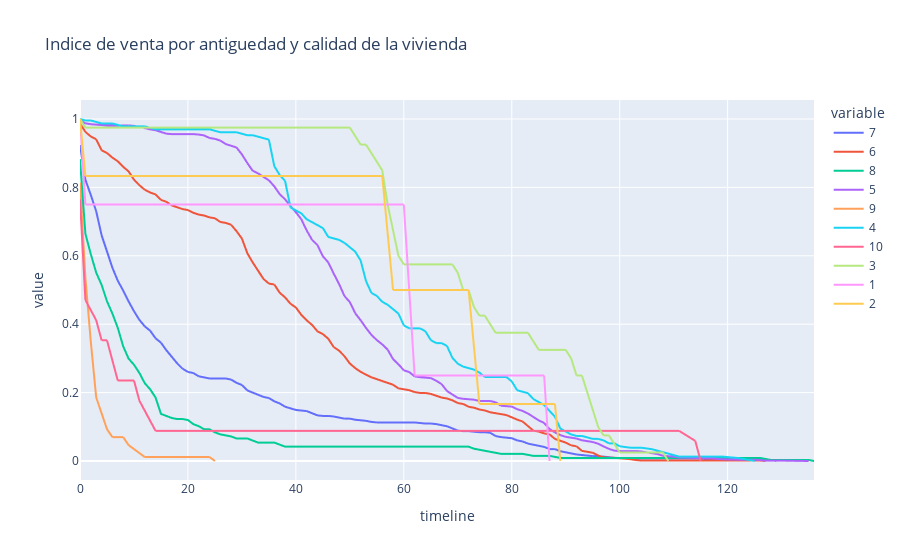

The cell this chart's notebook holds for it:
### Markdown cell above
BldgType: Type of dwelling
		
       1Fam	Single-family Detached	
       2FmCon	Two-family Conversion; originally built as one-family dwelling
       Duplx	Duplex
       TwnhsE	Townhouse End Unit
       TwnhsI	Townhouse Inside Unit

### Code cell
rates, logrank= survival(data, 'OverallQual', 'antiguedadventa', 'venta')

rates.plot(kind='line',title = 'Indice de venta por antiguedad y calidad de la vivienda')
